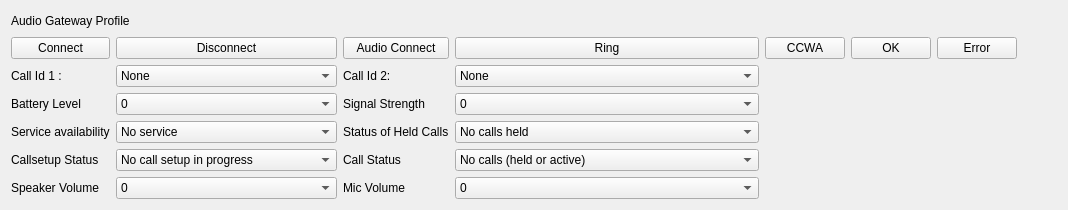
          <widget class="QWidget" name="tabAG">
           <attribute name="title">
            <string>AG</string>
           </attribute>
           <layout class="QGridLayout" name="gridLayout_29">
            <item row="1" column="6">
             <widget class="QPushButton" name="btnAGError">
              <property name="text">
               <string>Error</string>
              </property>
             </widget>
            </item>
            <item row="10" column="1">
             <widget class="QComboBox" name="comboBoxAGCallSetup">
              <item>
               <property name="text">
                <string>No call setup in progress</string>
               </property>
              </item>
              <item>
               <property name="text">
                <string>Incoming call setup in progress</string>
               </property>
              </item>
              <item>
               <property name="text">
                <string>Outgoing call setup in dialing state</string>
               </property>
              </item>
              <item>
               <property name="text">
                <string>Outgoing call setup in alerting state</string>
               </property>
              </item>
             </widget>
            </item>
            <item row="0" column="0" colspan="3">
             <layout class="QHBoxLayout" name="horizontalLayout_34">
              <item>
               <widget class="QLabel" name="label_27">
                <property name="text">
                 <string>Audio Gateway Profile</string>
                </property>
               </widget>
              </item>
              <item>
               <spacer name="horizontalSpacer_31">
                <property name="orientation">
                 <enum>Qt::Vertical</enum>
                </property>
                <property name="sizeHint" stdset="0">
                 <size>
                  <width>40</width>
                  <height>20</height>
                 </size>
                </property>
               </spacer>
              </item>
             </layout>
            </item>
            <item row="1" column="7">
             <spacer name="horizontalSpacer_32">
              <property name="orientation">
               <enum>Qt::Vertical</enum>
              </property>
              <property name="sizeHint" stdset="0">
               <size>
                <width>40</width>
                <height>20</height>
               </size>
              </property>
             </spacer>
            </item>
            <item row="1" column="2">
             <widget class="QPushButton" name="btnAGAudioConnect">
              <property name="text">
               <string>Audio Connect</string>
              </property>
             </widget>
            </item>
            <item row="10" column="0">
             <widget class="QLabel" name="label_87">
              <property name="text">
               <string>Callsetup Status</string>
              </property>
             </widget>
            </item>
            <item row="1" column="0">
             <widget class="QPushButton" name="btnAGConnect">
              <property name="text">
               <string>Connect</string>
              </property>
             </widget>
            </item>
            <item row="6" column="0">
             <widget class="QLabel" name="label_89">
              <property name="text">
               <string>Battery Level</string>
              </property>
             </widget>
            </item>
            <item row="3" column="0">
             <widget class="QLabel" name="label_23">
              <property name="text">
               <string>Call Id 1 :</string>
              </property>
             </widget>
            </item>
            <item row="10" column="2">
             <widget class="QLabel" name="label_88">
              <property name="text">
               <string>Call Status</string>
              </property>
             </widget>
            </item>
            <item row="3" column="2">
             <widget class="QLabel" name="label_30">
              <property name="text">
               <string>Call Id 2:</string>
              </property>
             </widget>
            </item>
            <item row="10" column="3">
             <widget class="QComboBox" name="comboBoxAGCallStatus">
              <item>
               <property name="text">
                <string>No calls (held or active)</string>
               </property>
              </item>
              <item>
               <property name="text">
                <string>Call is present (active or held)</string>
               </property>
              </item>
             </widget>
            </item>
            <item row="8" column="2">
             <widget class="QLabel" name="label_48">
              <property name="text">
               <string>Status of Held Calls</string>
              </property>
             </widget>
            </item>
            <item row="6" column="2">
             <widget class="QLabel" name="label_93">
              <property name="text">
               <string>Signal Strength </string>
              </property>
             </widget>
            </item>
            <item row="11" column="1">
             <widget class="QComboBox" name="comboBoxAGCallSpkVol">
              <item>
               <property name="text">
                <string>0</string>
               </property>
              </item>
              <item>
               <property name="text">
                <string>1</string>
               </property>
              </item>
              <item>
               <property name="text">
                <string>2</string>
               </property>
              </item>
              <item>
               <property name="text">
                <string>3</string>
               </property>
              </item>
              <item>
               <property name="text">
                <string>4</string>
               </property>
              </item>
              <item>
               <property name="text">
                <string>5</string>
               </property>
              </item>
              <item>
               <property name="text">
                <string>6</string>
               </property>
              </item>
              <item>
               <property name="text">
                <string>7</string>
               </property>
              </item>
              <item>
               <property name="text">
                <string>8</string>
               </property>
              </item>
              <item>
               <property name="text">
                <string>9</string>
               </property>
              </item>
              <item>
               <property name="text">
                <string>10</string>
               </property>
              </item>
              <item>
               <property name="text">
                <string>11</string>
               </property>
              </item>
              <item>
               <property name="text">
                <string>12</string>
               </property>
              </item>
              <item>
               <property name="text">
                <string>13</string>
               </property>
              </item>
              <item>
               <property name="text">
                <string>14</string>
               </property>
              </item>
              <item>
               <property name="text">
                <string>15</string>
               </property>
              </item>
             </widget>
            </item>
            <item row="1" column="1">
             <widget class="QPushButton" name="btnAGDisconnect">
              <property name="text">
               <string>Disconnect</string>
              </property>
             </widget>
            </item>
            <item row="1" column="3">
             <widget class="QPushButton" name="btnAGRing">
              <property name="text">
               <string>Ring</string>
              </property>
             </widget>
            </item>
            <item row="1" column="4">
             <widget class="QPushButton" name="btnAGCCWA">
              <property name="text">
               <string>CCWA</string>
              </property>
             </widget>
            </item>
            <item row="6" column="1">
             <widget class="QComboBox" name="comboBoxAGBattLevel">
              <item>
               <property name="text">
                <string>0</string>
               </property>
              </item>
              <item>
               <property name="text">
                <string>1</string>
               </property>
              </item>
              <item>
               <property name="text">
                <string>2</string>
               </property>
              </item>
              <item>
               <property name="text">
                <string>3</string>
               </property>
              </item>
              <item>
               <property name="text">
                <string>4</string>
               </property>
              </item>
              <item>
               <property name="text">
                <string>5</string>
               </property>
              </item>
             </widget>
            </item>
            <item row="3" column="3">
             <widget class="QComboBox" name="comboBoxAGCallID_2">
              <item>
               <property name="text">
                <string>None</string>
               </property>
              </item>
              <item>
               <property name="text">
                <string>Active</string>
               </property>
              </item>
              <item>
               <property name="text">
                <string>Held</string>
               </property>
              </item>
              <item>
               <property name="text">
                <string>Dialing</string>
               </property>
              </item>
              <item>
               <property name="text">
                <string>Alerting</string>
               </property>
              </item>
              <item>
               <property name="text">
                <string>Incoming</string>
               </property>
              </item>
              <item>
               <property name="text">
                <string>Waiting</string>
               </property>
              </item>
              <item>
               <property name="text">
                <string>Call held by Response and Hold</string>
               </property>
              </item>
             </widget>
            </item>
            <item row="8" column="0">
             <widget class="QLabel" name="label_90">
              <property name="text">
               <string>Service availability</string>
              </property>
             </widget>
            </item>
            <item row="11" column="2">
             <widget class="QLabel" name="label_95">
              <property name="text">
               <string>Mic Volume</string>
              </property>
             </widget>
            </item>
            <item row="8" column="1">
             <widget class="QComboBox" name="comboBoxAGService">
              <item>
               <property name="text">
                <string>No service</string>
               </property>
              </item>
              <item>
               <property name="text">
                <string>Presence of service</string>
               </property>
              </item>
             </widget>
            </item>
            <item row="8" column="3">
             <widget class="QComboBox" name="comboBoxAGHeldCall">
              <item>
               <property name="text">
                <string>No calls held</string>
               </property>
              </item>
              <item>
               <property name="text">
                <string>Call is placed on hold or active/held calls swapped</string>
               </property>
              </item>
              <item>
               <property name="text">
                <string>Call on hold, no active call</string>
               </property>
              </item>
             </widget>
            </item>
            <item row="1" column="5">
             <widget class="QPushButton" name="btnAGOK">
              <property name="text">
               <string>OK</string>
              </property>
             </widget>
            </item>
            <item row="3" column="1">
             <widget class="QComboBox" name="comboBoxAGCallID_1">
              <item>
               <property name="text">
                <string>None</string>
               </property>
              </item>
              <item>
               <property name="text">
                <string>Active</string>
               </property>
              </item>
              <item>
               <property name="text">
                <string>Held</string>
               </property>
              </item>
              <item>
               <property name="text">
                <string>Dialing</string>
               </property>
              </item>
              <item>
               <property name="text">
                <string>Alerting</string>
               </property>
              </item>
              <item>
               <property name="text">
                <string>Incoming</string>
               </property>
              </item>
              <item>
               <property name="text">
                <string>Waiting</string>
               </property>
              </item>
              <item>
               <property name="text">
                <string>Call held by Response and Hold</string>
               </property>
              </item>
             </widget>
            </item>
            <item row="6" column="3">
             <widget class="QComboBox" name="comboBoxAGSignal">
              <item>
               <property name="text">
                <string>0</string>
               </property>
              </item>
              <item>
               <property name="text">
                <string>1</string>
               </property>
              </item>
              <item>
               <property name="text">
                <string>2</string>
               </property>
              </item>
              <item>
               <property name="text">
                <string>3</string>
               </property>
              </item>
              <item>
               <property name="text">
                <string>4</string>
               </property>
              </item>
              <item>
               <property name="text">
                <string>5</string>
               </property>
              </item>
             </widget>
            </item>
            <item row="11" column="0">
             <widget class="QLabel" name="label_94">
              <property name="text">
               <string>Speaker Volume</string>
              </property>
             </widget>
            </item>
            <item row="11" column="3">
             <widget class="QComboBox" name="comboBoxAGCallMicVol">
              <item>
               <property name="text">
                <string>0</string>
               </property>
              </item>
              <item>
               <property name="text">
                <string>1</string>
               </property>
              </item>
              <item>
               <property name="text">
                <string>2</string>
               </property>
              </item>
              <item>
               <property name="text">
                <string>3</string>
               </property>
              </item>
              <item>
               <property name="text">
                <string>4</string>
               </property>
              </item>
              <item>
               <property name="text">
                <string>5</string>
               </property>
              </item>
              <item>
               <property name="text">
                <string>6</string>
               </property>
              </item>
              <item>
               <property name="text">
                <string>7</string>
               </property>
              </item>
              <item>
               <property name="text">
                <string>8</string>
               </property>
              </item>
              <item>
               <property name="text">
                <string>9</string>
               </property>
              </item>
              <item>
               <property name="text">
                <string>10</string>
               </property>
              </item>
              <item>
               <property name="text">
                <string>11</string>
               </property>
              </item>
              <item>
               <property name="text">
                <string>12</string>
               </property>
              </item>
              <item>
               <property name="text">
                <string>13</string>
               </property>
              </item>
              <item>
               <property name="text">
                <string>14</string>
               </property>
              </item>
              <item>
               <property name="text">
                <string>15</string>
               </property>
              </item>
             </widget>
            </item>
           </layout>
          </widget>
